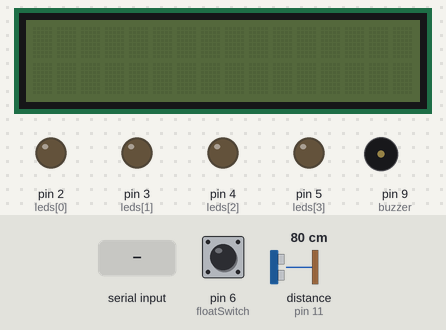
A sketch run on a simulated Arduino Uno, built with avr-gcc and run on an emulated ATmega328P. Parts: 16×2 character LCD, output pins drawn as LEDs (lit = HIGH), buzzer (waves = sounding, pin HIGH). The inputs (shaded band) are chosen by the test bench; at power-on: pin 6 (floatSwitch) HIGH, distance to the obstacle (sensor on pin 11) 80 cm. The echo pulse lasts 58.3 µs per cm; the modem accepts every AT command (registered, SIM ready, sends succeed) and sends nothing else; pins used as bus, display or sensor lines are not drawn; what the sketch prints to the serial monitor is not drawn.

Above: at 3.5 s.
3.6 s: "1" received over the second serial link
At 22.1 s:
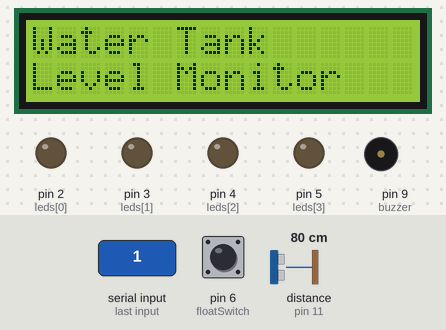
At 23.8 s:
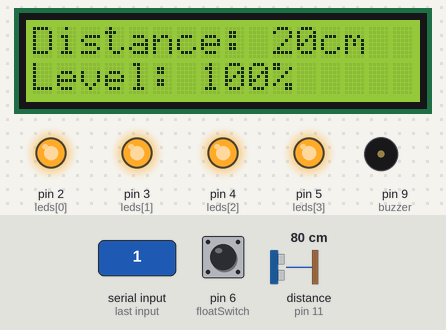
Timing chart, 0 to 24.3 s (numbered marks = the images above; inputs shaded):
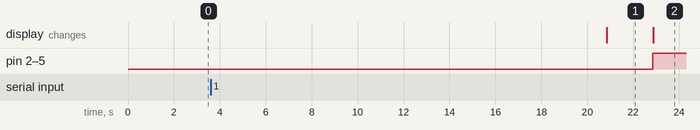

The sketch:

waterlevelSys.ino
```cpp
#include <Wire.h>
#include <LiquidCrystal_I2C.h>
#include <SoftwareSerial.h>

// LCD
LiquidCrystal_I2C lcd(0x27, 16, 2);
// LiquidCrystal_I2C lcd(0x3F, 16, 2); // Try 0x3f if 0x27 shows pixel blocks

// Ultrasonic
const int trigPin = 10;
const int echoPin = 11;

// LEDs (Level Indicator)
int leds[] = {2, 3, 4, 5};
const int ledCount = 4;

// Buzzer
const int buzzer = 9;

// Float switch (Tank Full Sensor)
const int floatSwitch = 6;

// -----------------------------
// FS-HCORE-A7670C (4G LTE Module) Pins
// -----------------------------
const int gsmTX = 8;      // Module TX -> Arduino D8 (Arduino RX)
const int gsmRX = 7;      // Module RX -> Arduino D7 (Arduino TX)
const int gsmPWRKEY = 12; // Module PWRKEY -> Arduino D12
const int gsmNET = 13;    // Module NET -> Arduino D13

SoftwareSerial sim(gsmTX, gsmRX);

unsigned long lastSmsTime = 0;
const unsigned long smsInterval = 5000; // 5 seconds
const String phoneNumbers[] = {
  "+63XXXXXXX",
};
const int numRecipients = sizeof(phoneNumbers) / sizeof(phoneNumbers[0]);

// VIN -> External 4V Supply (NOT Arduino 5V)
// GND -> Arduino GND (Common Ground)
// -----------------------------

long duration;
int distance;
int percentage;

void setup() {

  // LED setup
  for (int i = 0; i < ledCount; i++) {
    pinMode(leds[i], OUTPUT);
  }

  pinMode(trigPin, OUTPUT);
  pinMode(echoPin, INPUT);
  pinMode(buzzer, OUTPUT);

  // Float switch with internal pull-up
  pinMode(floatSwitch, INPUT_PULLUP);

  // GSM pins setup
  // Start hardware serial for logs
  Serial.begin(9600);
  Serial.println("System Initializing...");

  // FS-HCORE-A7670C often defaults to 115200 baud,
  // but SoftwareSerial struggles at 115200. Let's try to negotiate.
  sim.begin(115200);
  delay(1000);

  sim.println("AT"); // Send a dummy AT to sync baud rate
  delay(100);
  sim.println("AT+IPR=9600"); // Force module to 9600 baud for stability
  delay(500);

  // Restart SoftwareSerial at the stable 9600 baud rate
  sim.begin(9600);
  delay(100);
  sim.println("AT&W"); // SAVE THE SETTING to non-volatile memory
  delay(500);

  Serial.println("Checking GSM Module...");
  sim.println("AT");
  delay(500);
  updateSerial(); // Print response

  // Wait to allow the modem to find a cell tower and register to it
  Serial.println("Waiting 15s for the module to connect to the cell network...");

  // NON-BLOCKING MONITOR LOOP
  // Instead of delay(15000), we read from sim and write to Serial
  // This helps us see if the module resets or sends URCs (like +CREG: 1)
  unsigned long startWait = millis();
  while (millis() - startWait < 15000) {
    updateSerial();
  }

  // Check signal quality
  sim.println("AT+CSQ");
  delay(1000);
  while(sim.available()) Serial.write(sim.read());

  // Check network registration (should normally reply with 0,1 or 0,5)
  sim.println("AT+CREG?");
  delay(1000);
  while(sim.available()) Serial.write(sim.read());

  Serial.println("\n--- End of Init Check ---");
  delay(1000); // Power stabilization delay
  lcd.init();
  lcd.backlight();

  lcd.setCursor(0, 0);
  lcd.print("Water Tank");
  lcd.setCursor(0, 1);
  lcd.print("Level Monitor");
  delay(2000);
  lcd.clear();
}

void loop() {

  // ---- FLOAT SWITCH PRIORITY (TANK FULL) ----
  if (digitalRead(floatSwitch) == LOW) {

    for (int i = 0; i < ledCount; i++) {
      digitalWrite(leds[i], LOW);
    }

    lcd.setCursor(0, 0);
    lcd.print("STATUS: TANK");
    lcd.setCursor(0, 1);
    lcd.print("FULL LOAD     ");

    Serial.println("ALERT: Tank is FULL! Float switch triggered.");

    digitalWrite(buzzer, HIGH);

    // Check if we need to send an SMS (every 5 seconds)
    if (millis() - lastSmsTime >= smsInterval || lastSmsTime == 0) {
      for (int i = 0; i < numRecipients; i++) {
        sendSMS(phoneNumbers[i], "WARNING FLOOD!!!");
      }
      lastSmsTime = millis();
      if (lastSmsTime == 0) lastSmsTime = 1; // Prevent zero
    }

    delay(300);

    return;
  } else {
    lastSmsTime = 0; // Reset SMS timer when not full
  }

  // ---- ULTRASONIC NORMAL LEVEL MODE ----
  distance = readUltrasonic();

  if (distance < 1) distance = 1;
  if (distance > 20) distance = 20;

  percentage = map(distance, 1, 20, 0, 100);

  Serial.print("Distance: ");
  Serial.print(distance);
  Serial.print(" cm | Level: ");
  Serial.print(percentage);
  Serial.println(" %");

  updateLEDs(percentage);
  updateLCD(distance, percentage);
  controlBuzzer(distance);

  delay(200);
}

// -------- FUNCTIONS --------

void updateSerial() {
  while (sim.available()) {
    Serial.write(sim.read());
  }
}

int readUltrasonic() {

  digitalWrite(trigPin, LOW);
  delayMicroseconds(2);

  digitalWrite(trigPin, HIGH);
  delayMicroseconds(10);
  digitalWrite(trigPin, LOW);

  duration = pulseIn(echoPin, HIGH);

  int dist = duration * 0.034 / 2;
  return dist;
}

void updateLEDs(int percent) {

  int level = percent / 25;

  for (int i = 0; i < ledCount; i++) {
    if (i < level)
      digitalWrite(leds[i], HIGH);
    else
      digitalWrite(leds[i], LOW);
  }
}

void updateLCD(int dist, int percent) {

  lcd.setCursor(0, 0);
  lcd.print("Distance: ");
  lcd.print(dist);
  lcd.print("cm   ");

  lcd.setCursor(0, 1);
  lcd.print("Level: ");
  lcd.print(percent);
  lcd.print("%   ");
}

void controlBuzzer(int dist) {

  if (dist <= 5) {
    digitalWrite(buzzer, HIGH);
  } else {
    digitalWrite(buzzer, LOW);
  }
}

void sendSMS(String number, String message) {
  Serial.print("Attempting to send SMS to ");
  Serial.println(number);

  // Clear any old data
  while(sim.available()) sim.read();

  // Test connection
  sim.println("AT");
  delay(300);
  updateSerial();

  // Set to text mode
  sim.println("AT+CMGF=1");
  delay(300);
  updateSerial();

  // Set recipient
  sim.print("AT+CMGS=\"");
  sim.print(number);
  sim.println("\"");
  delay(300);
  updateSerial();

  // Message content
  sim.print(message);
  delay(300);
  updateSerial();

  // Send Ctrl+Z
  sim.write(26);

  Serial.println("\nWaiting for network dispatch (up to 10s)...");
  // Wait for the SMS command to complete and output its response
  unsigned long startWait = millis();
  while (millis() - startWait < 10000) {
    updateSerial();
  }

  Serial.println("\nSMS sending sequence complete.");
}
```

Measured:
- what the display in image 1 shows lasts 2.1 s, from 20.8 s to 22.9 s
